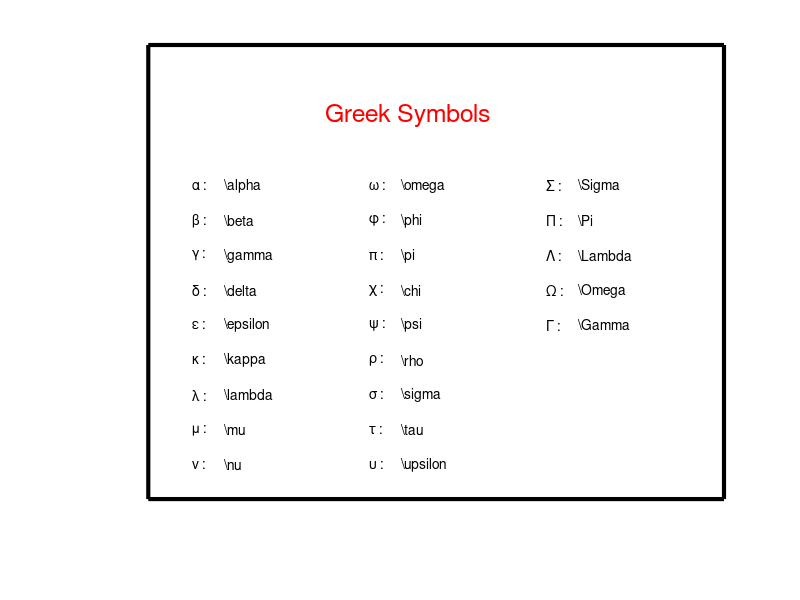

MATLAB code for this plot: (Note: this script raises an error after producing the figure.)
close all
figure
axis off
hold on
fill([-1 12 12 -1 -1],[-1 -1 12 12 -1],'w')
plot([-1 12 12 -1 -1],[-1 -1 12 12 -1],'k','Linewidth',3)
text(3,10,'Greek Symbols','color','r','FontSize',18)
x = 0; x1 = x+.7;
y = 4; y1 = y+.7;
z = 8; z1 = z+.7;
text(x,8,'\alpha :'); text(x1,8,'\\alpha');
text(x,7,'\beta :'); text(x1,7,'\\beta');
text(x,6,'\gamma :'); text(x1,6,'\\gamma')
text(x,5,'\delta :'); text(x1,5,'\\delta')
text(x,4,'\epsilon :'); text(x1,4,'\\epsilon')
text(x,3,'\kappa :'); text(x1,3,'\\kappa')
text(x,2,'\lambda :'); text(x1,2,'\\lambda')
text(x,1,'\mu :'); text(x1,1,'\\mu')
text(x,0,'\nu :'); text(x1,0,'\\nu')
text(y,8,'\omega :'); text(y1,8,'\\omega')
text(y,7,'\phi :'); text(y1,7,'\\phi')
text(y,6,'\pi :'); text(y1,6,'\\pi')
text(y,5,'\chi :'); text(y1,5,'\\chi')
text(y,4,'\psi :'); text(y1,4,'\\psi')
text(y,3,'\rho :'); text(y1,3,'\\rho')
text(y,2,'\sigma :'); text(y1,2,'\\sigma')
text(y,1,'\tau :'); text(y1,1,'\\tau')
text(y,0,'\upsilon :'); text(y1,0,'\\upsilon')
text(z,8,'\Sigma :'); text(z1,8,'\\Sigma')
text(z,7,'\Pi :'); text(z1,7,'\\Pi')
text(z,6,'\Lambda :'); text(z1,6,'\\Lambda')
text(z,5,'\Omega :'); text(z1,5,'\\Omega')
text(z,4,'\Gamma :'); text(z1,4,'\\Gamma')
shg
%%
greeks = ...
{'ALPHA'      'A'         '\alpha'
 'BETA'       'B'         '\beta'
 'GAMMA'      '\Gamma'    '\gamma'
 'DELTA'      '\Delta'    '\delta'
 'EPSILON'    'E'         {'\epsilon','\varepsilon'}
 'ZETA'       'Z'         '\zeta'
 'ETA'        'H'         '\eta'
 'THETA'      '\Theta'    {'\theta','\vartheta'}
 'IOTA'       'I'         '\iota'
 'KAPPA'      'K'         '\kappa'
 'LAMBDA'     '\Lambda'   '\lambda'
 'MU'         'M'         '\mu'
 'NU'         'N'         '\nu'
 'XI'         '\Xi'       '\xi'
 'OMICRON'    'O'         'o'
 'PI'         '\Pi'       {'\pi','\varpi'}
 'RHO'        'P'         {'\rho','\varrho'}
 'SIGMA'      '\Sigma'    {'\sigma','\varsigma'}
 'TAU'        'T'         '\tau'
 'UPSILON'    '\Upsilon'  '\upsilon'
 'PHI'        '\Phi'      {'\phi','\varphi'}
 'CHI'        'X'         '\chi'
 'PSI'        '\Psi'      '\psi'
 'OMEGA'      '\Omega'    '\omega'};
h = figure('units','pixels','pos',[300,100,620,620],'Color','w');
axes('units','pixels','pos',[10,10,600,600],'Xcol','w','Ycol','w',...
     'Xtick',[],'Ytick',[],'Xlim',[0 6],'Ylim',[0,4]);
% Loop by column and row

for r = 1:4
    for c = 1:6
        el = (r-1)*6 + c;
        % Title
        text(c-0.5,5-r,greeks{el,1},'Fonts',14,'FontN','FixedWidth',...
            'Hor','center','Ver','cap')
        % Color cap latter in grey or black
        if strcmp(greeks{el,2}(1),'\')
            clr = [0, 0, 0];
        else
            clr = [0.65, 0.65, 0.65];
        end
        % Cap letter
        text(c-0.5,4.87-r,['$\rm{' greeks{el,2} '}$'],'Fonts',40,...
            'Hor','center','Ver','cap','Interp','Latex','Color',clr)
        % Lowercase letter/s (if two variants) 
        if iscell(greeks{el,3})
            text(c-0.75,4.48-r,['$' greeks{el,3}{1} '$'],'Fonts',20,...
                'Hor','center','Interp','Latex')
            text(c-0.25,4.48-r,['$' greeks{el,3}{2} '$'],'Fonts',20,...
                'Hor','center','Interp','Latex')
            % Latex command
            text(c-0.5,4.3-r,['\' greeks{el,3}{1}],'Fonts',12,'FontN','FixedWidth',...
            'Hor','center','Ver','base')
        else
            text(c-0.5,4.48-r,['$' greeks{el,3} '$'],'Fonts',20,...
                'Hor','center','Interp','Latex')
            text(c-0.5,4.3-r,['\' greeks{el,3}],'Fonts',12,'FontN','FixedWidth',...
            'Hor','center','Ver','base')
        end
    end
end